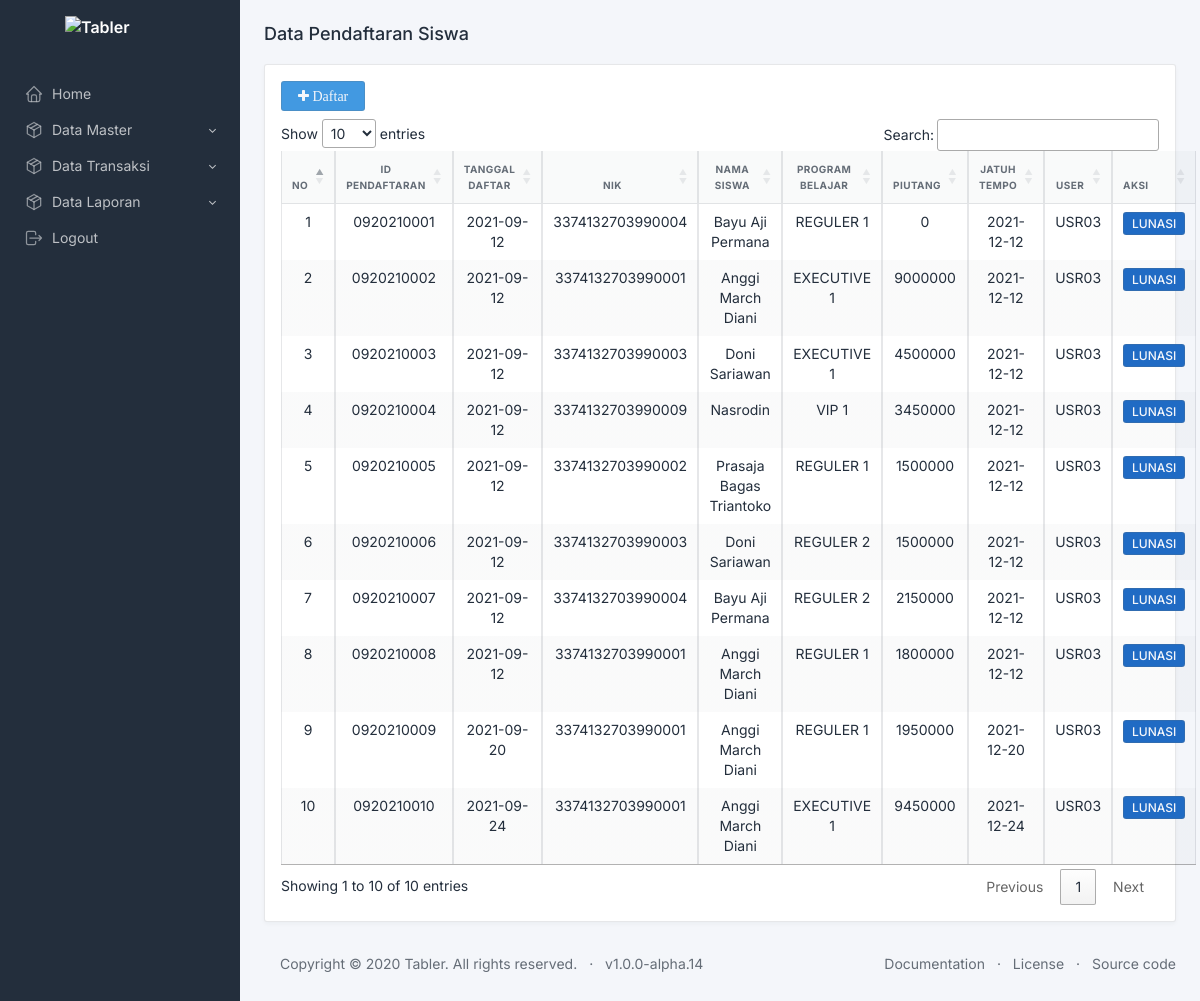
Screenshot of /index.php/pendaftaran with the database file from the repository.
### tables this page shows
CREATE TABLE `pendaftaran` (
  `id_pendaftaran` varchar(10) NOT NULL,
  `tgl_pendaftaran` date NOT NULL,
  `nik` varchar(16) DEFAULT NULL,
  `id_program` varchar(5) DEFAULT NULL,
  `jt` date DEFAULT NULL,
  `saldo` int(20) NOT NULL,
  `id_user` varchar(5) NOT NULL,
  `status` int(11) DEFAULT 0
);

CREATE TABLE `siswa` (
  `nik` varchar(16) NOT NULL,
  `nama` varchar(255) DEFAULT NULL,
  `alamat` varchar(255) DEFAULT NULL,
  `no_hp` varchar(13) DEFAULT NULL,
  `asal_sekolah` varchar(255) DEFAULT NULL,
  `kelas` int(2) DEFAULT NULL,
  `tgl_lahir` date DEFAULT NULL,
  `nama_wali` varchar(255) DEFAULT NULL,
  `hp_wali` varchar(13) DEFAULT NULL
);

CREATE TABLE `program` (
  `id_program` varchar(5) NOT NULL,
  `nama_program` varchar(50) NOT NULL,
  `harga` int(12) NOT NULL
);

CREATE TABLE `users` (
  `id_user` varchar(5) NOT NULL,
  `nama` varchar(255) DEFAULT NULL,
  `no_hp` varchar(13) DEFAULT NULL,
  `username` varchar(255) DEFAULT NULL,
  `password` varchar(20) NOT NULL,
  `level` varchar(20) DEFAULT NULL
);

### application/libraries/Template.php (called while the page is built)
<?php if ( ! defined('BASEPATH')) exit('No direct script access allowed');
class Template {
		var $template_data = array();
		function set($name, $value)
		{
			$this->template_data[$name] = $value;
		}
		function load($template = '', $view = '' , $view_data = array(), $return = FALSE)
		{
			$this->CI =& get_instance();
			$this->set('contents', $this->CI->load->view($view, $view_data, TRUE));
			return $this->CI->load->view($template, $this->template_data, $return);
		}
}

### application/controllers/Pendaftaran.php (called while the page is built, shortened)
<?php
class Pendaftaran extends CI_Controller{
    function index(){
        $data['pendaftaran'] = $this->Model_pendaftaran->getDataPendaftaran()->result();
        $this->template->load('template/template','pendaftaran/view_pendaftaran',$data);
    }
}
?>

### index.php (called while the page is built, shortened)
<?php
require_once BASEPATH.'core/CodeIgniter.php';

### application/models/Model_pendaftaran.php (called while the page is built, shortened)
<?php
class Model_pendaftaran extends CI_Model{
    function getDataPendaftaran(){
        $this->db->select('pendaftaran.id_pendaftaran, pendaftaran.tgl_pendaftaran, pendaftaran.nik, siswa.nama, users.id_user , program.nama_program, pendaftaran.saldo, pendaftaran.jt ');
        $this->db->from('pendaftaran');
        $this->db->join('program', 'pendaftaran.id_program = program.id_program');
        $this->db->join('siswa','pendaftaran.nik = siswa.nik');
        $this->db->join('users','pendaftaran.id_user = users.id_user');
        return $this->db->get();
    }
}

### application/views/pendaftaran/view_pendaftaran.php (the view, shortened to what this page needs)
<h2 class="page-title">
    Data Pendaftaran Siswa
</h2>
<div class="row mt-3">
    <div class="col-md-12">
        <div class="card">
            <div class="card-body">
            <a href="<?php echo base_url(); ?>pendaftaran/inputpendaftaran" id="pendaftaransiswa" class="btn btn-info fa fa-plus mb-2"> Daftar</a>
                <table class="table table-striped table-bordered" id="tablependaftaran">
                    <thead class>
                        <tr>
                            <th width="30px"><center>No</center></th>
                            <th><center>ID Pendaftaran</center></th>
                            <th><center>Tanggal Daftar</center></th>
                            <th><center>NIK</center></th>
                            <th><center>Nama Siswa</center></th>
                            <th><center>Program Belajar</center></th>
                            <th><center>Piutang</center></th>
                            <th><center>Jatuh Tempo</center></th>
                            <th><center>User</center></th>
                            <th>AKSI</th>
                        </tr>
                    </thead>
                    <tboody>
                        <?php
                            $no = 1;
                            foreach ($pendaftaran as $b){
                        ?>
                        <tr>
                            <td><center><?php echo $no; ?></center></td>
                            <td><center><?php echo $b->id_pendaftaran; ?></a></center></td>
                            <td><center><?php echo $b->tgl_pendaftaran; ?></a></center></td>
                            <td><center><?php echo $b->nik; ?></a></center></td>
                            <td><center><?php echo $b->nama; ?></center></td>
                            <td><center><?php echo $b->nama_program; ?></center></td>
                            <td><center><?php echo $b->saldo; ?></center></td>
                            <td><center><?php echo $b->jt; ?></center></td>
                            <td><center><?php echo $b->id_user; ?></center></td>
                            <td width="60px">
                                <a href="#" data-nik="<?php echo $b->nik; ?>" class="btn btn-sm btn-primary">LUNASI</a>
                            </td>
                        </tr>
                        <?php
                            $no++;
                            }
                        ?>
                </table>
            </div>
        </div>
    </div>
</div>

### application/views/template/template.php (style rules this page uses)
body { display: none; }

### rows the page displays
pendaftaran: id_pendaftaran "0920210001", tgl_pendaftaran "2021-09-12", nik "3374132703990004", siswa.nama "Bayu Aji Permana", id_program.nama_program "REGULER 1", saldo "0", jt "2021-12-12", id_user.id_user "USR03"
pendaftaran: id_pendaftaran "0920210002", tgl_pendaftaran "2021-09-12", nik "3374132703990001", siswa.nama "Anggi March Diani", id_program.nama_program "EXECUTIVE 1", saldo "9000000", jt "2021-12-12", id_user.id_user "USR03"
pendaftaran: id_pendaftaran "0920210003", tgl_pendaftaran "2021-09-12", nik "3374132703990003", siswa.nama "Doni Sariawan", id_program.nama_program "EXECUTIVE 1", saldo "4500000", jt "2021-12-12", id_user.id_user "USR03"
pendaftaran: id_pendaftaran "0920210004", tgl_pendaftaran "2021-09-12", nik "3374132703990009", siswa.nama "Nasrodin", id_program.nama_program "VIP 1", saldo "3450000", jt "2021-12-12", id_user.id_user "USR03"
pendaftaran: id_pendaftaran "0920210005", tgl_pendaftaran "2021-09-12", nik "3374132703990002", siswa.nama "Prasaja Bagas Triantoko", id_program.nama_program "REGULER 1", saldo "1500000", jt "2021-12-12", id_user.id_user "USR03"
pendaftaran: id_pendaftaran "0920210006", tgl_pendaftaran "2021-09-12", nik "3374132703990003", siswa.nama "Doni Sariawan", id_program.nama_program "REGULER 2", saldo "1500000", jt "2021-12-12", id_user.id_user "USR03"
pendaftaran: id_pendaftaran "0920210007", tgl_pendaftaran "2021-09-12", nik "3374132703990004", siswa.nama "Bayu Aji Permana", id_program.nama_program "REGULER 2", saldo "2150000", jt "2021-12-12", id_user.id_user "USR03"
pendaftaran: id_pendaftaran "0920210008", tgl_pendaftaran "2021-09-12", nik "3374132703990001", siswa.nama "Anggi March Diani", id_program.nama_program "REGULER 1", saldo "1800000", jt "2021-12-12", id_user.id_user "USR03"
pendaftaran: id_pendaftaran "0920210009", tgl_pendaftaran "2021-09-20", nik "3374132703990001", siswa.nama "Anggi March Diani", id_program.nama_program "REGULER 1", saldo "1950000", jt "2021-12-20", id_user.id_user "USR03"
pendaftaran: id_pendaftaran "0920210010", tgl_pendaftaran "2021-09-24", nik "3374132703990001", siswa.nama "Anggi March Diani", id_program.nama_program "EXECUTIVE 1", saldo "9450000", jt "2021-12-24", id_user.id_user "USR03"
